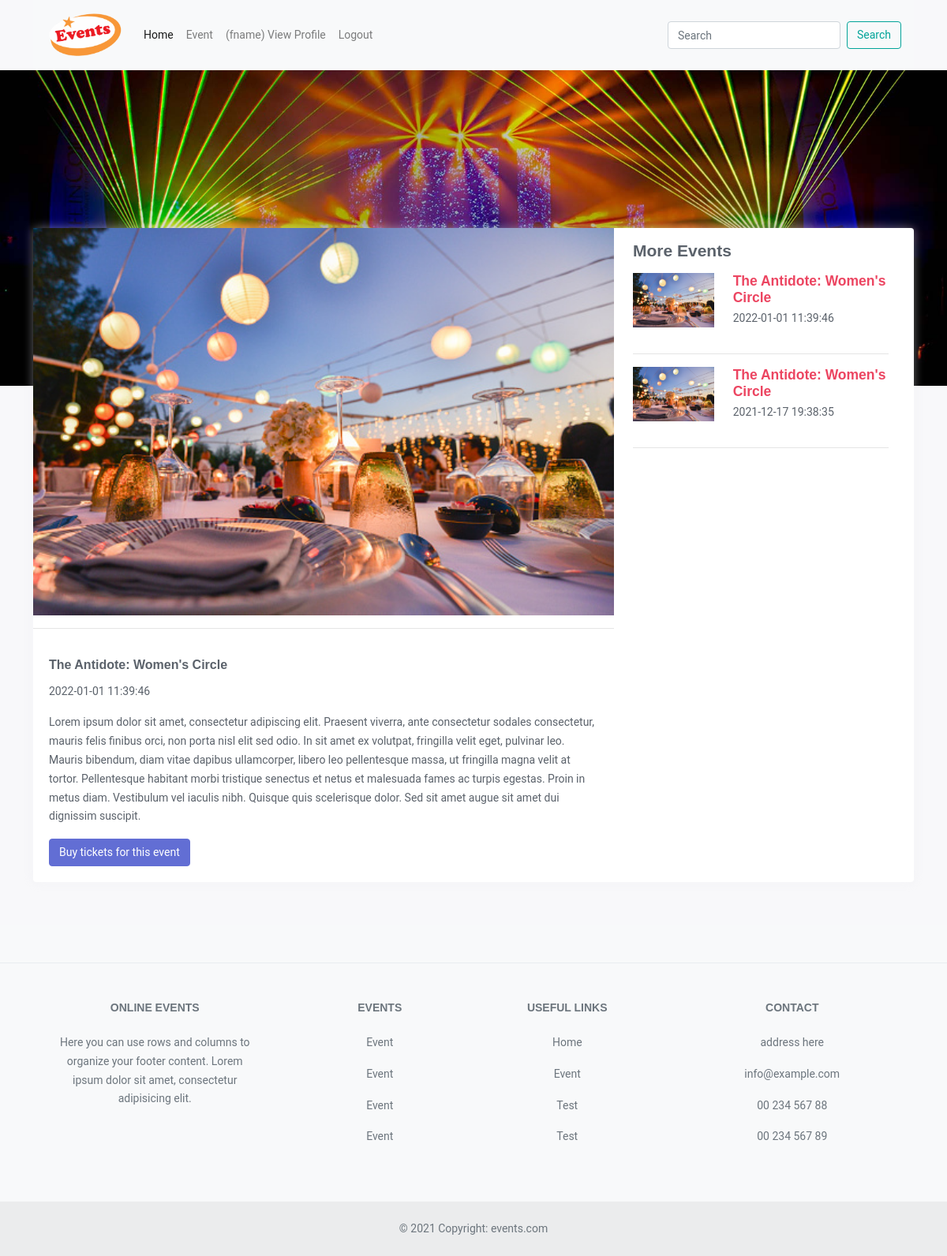
The page /event.php?show-event=2 (signed in) on the database its author committed.
### tables this page shows
CREATE TABLE IF NOT EXISTS `e_user` (
  `e_user_id` int(11) NOT NULL AUTO_INCREMENT,
  `e_user_fname` varchar(128) NOT NULL,
  `e_user_lname` varchar(128) NOT NULL,
  `e_user_type` varchar(8) NOT NULL,
  `e_user_login_id` int(11) NOT NULL,
  PRIMARY KEY (`e_user_id`),
  KEY `e_user_login_id` (`e_user_login_id`)
);

CREATE TABLE IF NOT EXISTS `e_events` (
  `e_event_id` int(11) NOT NULL AUTO_INCREMENT,
  `e_event_title` varchar(256) NOT NULL,
  `e_event_date` date NOT NULL,
  `e_event_time` time NOT NULL,
  `e_event_details` varchar(1024) NOT NULL,
  PRIMARY KEY (`e_event_id`)
);

### includes/main.php (called while the page is built, shortened)
<?php
function getUserinfo($conn, $userid){
	$result = mysqli_fetch_array(mysqli_query($conn, "SELECT * FROM e_user,e_login WHERE e_user.e_user_login_id =e_login.e_id AND e_user.e_user_login_id ='$userid'"));
	return $result;
}
function getEventById($conn, $eventid){
	$result = mysqli_fetch_array(mysqli_query($conn, "SELECT * FROM e_events WHERE e_event_id='$eventid'"));
	return $result;
}
function getTenEvents($conn){
	$result = mysqli_query($conn, "SELECT * FROM e_events ORDER BY RAND() LIMIT 10");
	return $result;
}
?>

### event.php (the view, shortened to what this page needs)
<?php include('includes/header.php');
include('includes/fun-buy-tickets.php');  ?>
<?php
if(isset($_GET['show-event'])){ ?>
<section class="mtop">
	<div class="eventbgcontent">
		<div class="container">
			<div class="row">
				<div class="col-12">
						<div class="card carddetail">
							<div class="row">
								<div class="col-8">
									<?php
									$eventdetails = getEventById($conn, $_GET['show-event']); ?>
									<img class="card-img-top" src="img/event.jpg" alt="Card image cap">
									<hr>
									  <div class="card-body">
									  	<h5 class="card-title"><?php echo $eventdetails['e_event_title']; ?></h5>
									  	<p class="card-text"><?php echo $eventdetails['e_event_date']." ".$eventdetails['e_event_time']; ?></p>
									    <p class="card-text"><?php echo $eventdetails['e_event_details']; ?></p>
									    <?php if(isset($_SESSION['login_id'])) {  ?>
									     <a href="event.php?buy-tickets=<?php echo $eventdetails['e_event_id']; ?>" class="btn btn-primary">Buy tickets for this event</a>
										<?php }else{ ?>
												<a href="index.php?action=login&buy-tickets=<?php echo $_GET['show-event']; ?>" class="btn btn-primary">Buy tickets for this event</a>
										<?php } ?>
									  </div>
								</div>
								<div class="col-4">
									<h4 class="mt-3 mb-3">More Events</h4>
									<?php
									$randevents = getTenEvents($conn);
									 if ($randevents->num_rows > 0) {
											while($rw = $randevents->fetch_assoc()) { ?>
									<div class="row">
										<div class="col-4">
												<a class="text-danger" href="event.php?show-event=<?php echo $rw['e_event_id']; ?>"><img class="card-img-top" src="img/event.jpg" alt="Card image cap"></a>
										</div>
										<div class="col-7">
											<a class="text-danger" href="event.php?show-event=<?php echo $rw['e_event_id']; ?>"><h5 class="mb-1"><?php echo $rw['e_event_title']; ?></h5></a>
											<p><?php echo $rw['e_event_date']." ".$rw['e_event_time']; ?></p>
										</div>
										<div class="col-11">
											<hr>
										</div>
									</div>
								<?php }} ?>
								</div>
							 </div>
					  </div>
				</div>
			</div>
		</div>
	</div>
</section>
<?php
}else if(isset($_GET['buy-tickets']) && rowCounts(getEventByIdempty($conn, $_GET['buy-tickets']))==1){
	$userinfo = getUserinfo($conn, $_SESSION['login_id']);
	$eventinfo = getEventById($conn, $_GET['buy-tickets']); ?>
	<section class="profilemainimage eventpagebg">
	</section>
	<section class="mtop">
		<div class="eventbgcontent">
			<div class="container">
				<div class="row justify-content-center">
					<div class="col-10">
						<div class="card carddetail">
							<div class="card-body">
								<h3 class="">Buy Tickets</h3>
								<hr>
								<div class="row">
									<div class="col-6">
								<h5 class="card-title">Event Information</h5>
					  			<hr>
					  				<div class="form-group">
						    			<label for="etitle">Event Title *</label>
						    			<input type="text" name="etitle" value="<?php echo $eventinfo['e_event_title']; ?>" class="form-control" id="etitle" placeholder="Event Title" required readonly>
						  			</div>
						  			<div class="form-group">
						    			<label for="edate">Event Date *</label>
						    			<input type="text" name="edate" value="<?php echo $eventinfo['e_event_date']." ".$eventinfo['e_event_time']; ?>" class="form-control" id="edate" placeholder="Event Date" required readonly>
						  			</div>
						  		</div>
						  		<div class="col-6">
						  			<?php if(isset($_SESSION['login_id'])) { ?>
								<h5 class="card-title">User Information</h5>
								<hr>
									<div class="form-group">
						    			<label for="fname">First Name *</label>
						    			<input type="text" name="fname" value="<?php echo $userinfo['e_user_fname']; ?>" class="form-control" id="fname" placeholder="First Name" required readonly>
						  			</div>
						  			<div class="form-group">
								    	<label for="emailadd">Email Address *</label>
								    	<input type="email" name="email" value="<?php echo $userinfo['e_email']; ?>" class="form-control" id="emailadd" placeholder="Email Address" required readonly>
					  				</div>
					  			<?php } ?>
					  			</div>
					  			<div class="col-12">
					  			<h5 class="card-title">Payment Information</h5>
					  			<hr>
					  			<form method="post" action="">
					  			</div>
					  			<div class="col-6">
					  			<div class="form-group">
								    <label for="numberoftickets">Number of Tickets *</label>
								    <input type="number" name="numberoftickets" value="<?php echo $_POST['numberoftickets']; ?>" class="form-control" id="numberoftickets" placeholder="Number of Tickets" required>
					  			</div>
					  			<div class="form-group">
								    <label for="cardnumber">Card Number *</label>
								    <input type="number" name="cardnumber" value="<?php echo $_POST['cardnumber']; ?>" class="form-control" id="cardnumber" placeholder="XXXXXXXXXXXXXXXX" required>
					  			</div>
					  			</div>
					  			<div class="col-6">
					  			<div class="form-group">
								    <label for="cardexpirydate">Card Expiry Date *</label>
								    <input type="number" name="cardexpirydate" value="<?php echo $_POST['cardexpirydate']; ?>" class="form-control" id="cardexpirydate" placeholder="MMYY" required>
					  			</div>
					  			<div class="form-group">
								    <label for="cvv">CVV *</label>
								    <input type="number" name="cvv" value="<?php echo $_POST['cvv']; ?>" class="form-control" id="cvv" placeholder="XXX" required>
					  			</div>
					  			</div>
					  			<div class="col-12">
					  				<div class="form-group">
								    	<label for="message">Message</label>
								    	<textarea name="message" class="form-control" rows="4" cols="50" id="message"><?php echo $_POST['message']; ?></textarea>
					  				</div>
					  				<?php if(!empty($error)){ ?>
								  		<div class="form-group">
								  			<div class="message">
								  				<?php echo $error;
								  				?>
								  			</div>
								  		</div>
									<?php  } ?>
					  			</div>
					  			<div class="col-12">
					  			 <button type="submit" name="buy" class="btn btn-primary">Buy Now</button>
					  			 </form>
					  			</div>
					  			</div>
							</div>
						</div>
					</div>
				</div>
		</div>
	</section>
<?php }else{ ?>
	<section class="profilemainimage eventpagebg">
	</section>
<?php }
?>
<?php include('includes/footer.php') ?>

### includes/header.php (shortened to what this page needs)
<?php include 'includes/config.php'; controlSession();
if(isset($_SESSION['login_id'])){
	$userinfo = getUserinfo($conn, $_SESSION['login_id']);
}
?>
<!DOCTYPE html>
<head>
    <link href="lib/css/bootstrap.min.css" rel="stylesheet" type="text/css"/>
    <link href="lib/css/owl.carousel.css" rel="stylesheet" type="text/css"/>
    <link href="css/main.css" rel="stylesheet" type="text/css"/>
</head>
<body>
<header>
	<div class="container">
	<nav class="navbar navbar-expand-lg navbar-light bg-light">
	  <a class="navbar-brand" href="index.php"><img src="img/logo.png" alt="logo" width="100px" height="auto"></a>
	  <div class="collapse navbar-collapse" id="navbarSupportedContent">
	    <ul class="navbar-nav mr-auto">
	      <li class="nav-item active">
	        <a class="nav-link" href="index.php">Home</a>
	      </li>
	      <li class="nav-item">
	        <a class="nav-link" href="index.php">Event</a>
	      </li>
	      <?php
	      	if(isset($_SESSION['login_id'])){
	      		if($_SESSION['user_type']=="user"){ ?>
	      			<li class="nav-item">
			        	<a class="nav-link" href="profile.php">(<?php echo $userinfo['e_user_fname']; ?>) View Profile</a>
			      	</li>
			      	<li class="nav-item">
			        	<a class="nav-link" href="logout.php">Logout</a>
			      	</li>
	      		<?php }else if($_SESSION['user_type']=="admin"){ ?>
	      			<li class="nav-item">
			        	<a class="nav-link" href="#">Create an event</a>
			      	</li>
			      	<li class="nav-item">
			        	<a class="nav-link" href="profile.php">(<?php echo $userinfo['e_user_fname']; ?>) View Profile</a>
			      	</li>
			      	<li class="nav-item">
			        	<a class="nav-link" href="logout.php">Logout</a>
			      	</li>
	      		<?php }else{}
	      }
	      ?>
	    </ul>
	    <form class="form-inline my-2 my-lg-0">
	      <input class="form-control mr-sm-2" type="search" placeholder="Search" aria-label="Search">
	      <button class="btn btn-outline-success my-2 my-sm-0" type="submit">Search</button>
	    </form>
	  </div>
	</nav>
</div>
</header>

### css/main.css (style rules this page uses)
body { margin: 0; padding: 0; }
section { margin: 30px 0px; }
.carddetail { margin-top: 100px; }
ul { margin: 0; padding: 0; }
ul li { list-style: none; }
.mtop { margin-top: -300px; }

### rows shown on the page
e_user: e_user_fname "fname"
e_events: e_event_title "The Antidote: Women's Circle", e_event_date "2022-01-01", e_event_time "11:39:46", e_event_details "Lorem ipsum dolor sit amet, consectetur adipiscing elit. Praesent viverra, ante consectetur sodales consectetur, mauris felis finibus orci, non porta nisl elit sed odio. In sit amet ex volutpat, fringilla velit eget, pulvinar leo. Mauris bibendum, diam vitae dapibus ullamcorper, libero leo pellentesque massa, ut fringilla magna velit at tortor. Pellentesque habitant morbi tristique senectus et netus et malesuada fames ac turpis egestas. Proin in metus diam. Vestibulum vel iaculis nibh. Quisque quis scelerisque dolor. Sed sit amet augue sit amet dui dignissim suscipit."
e_events: e_event_title "The Antidote: Women's Circle", e_event_date "2021-12-17", e_event_time "19:38:35"
